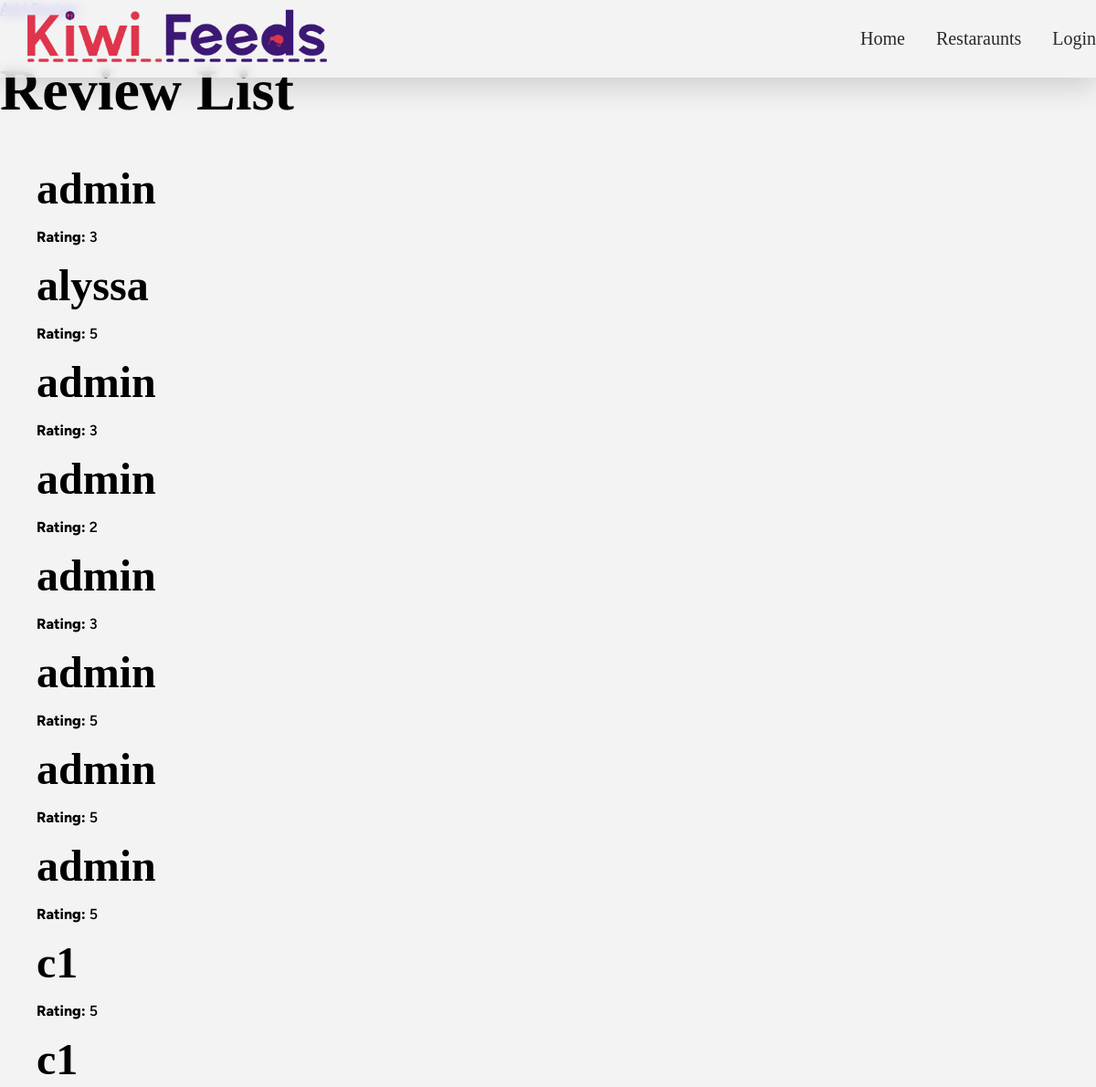
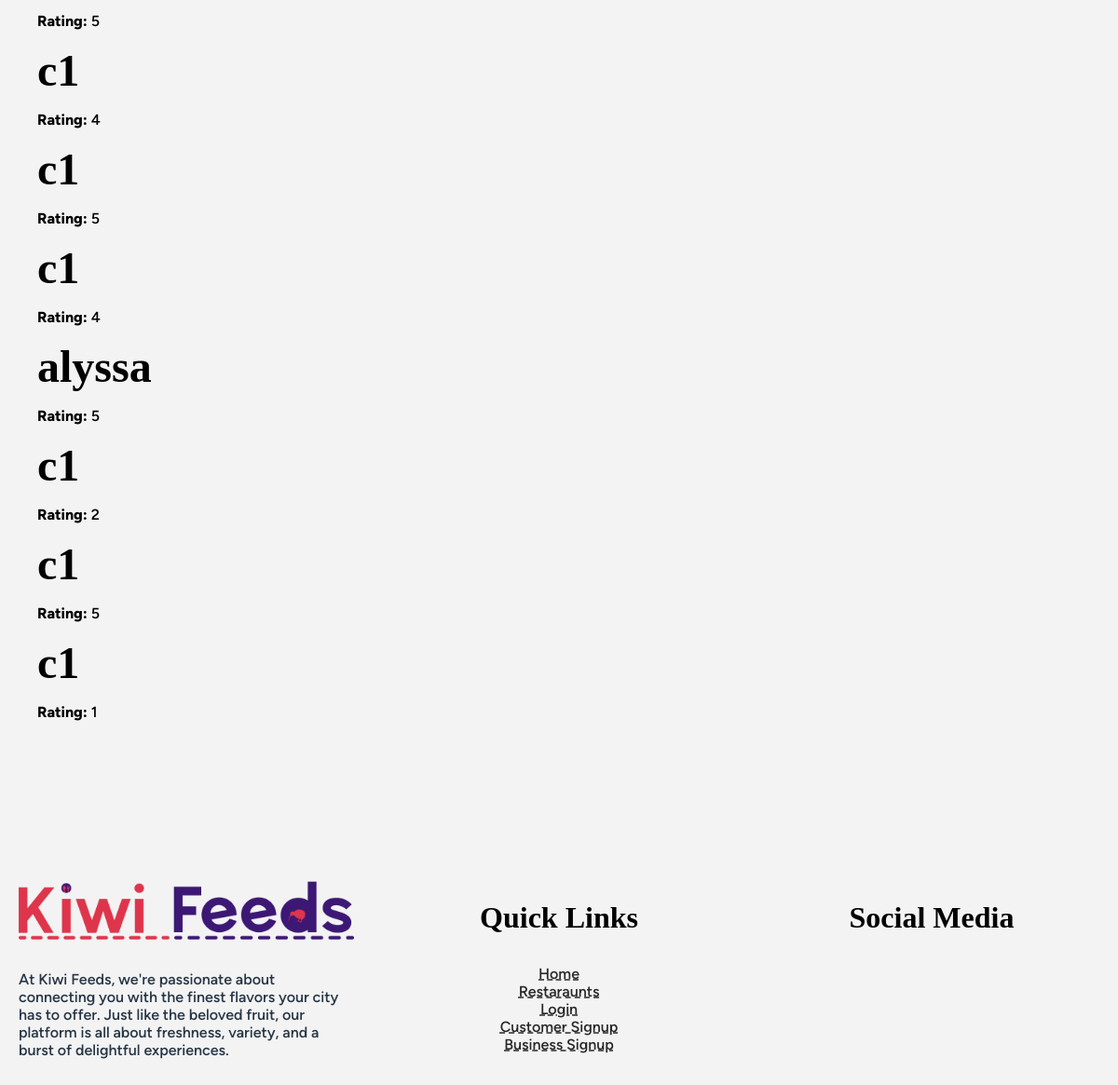
The app's page /reviews/ with its own data (2 pictures, top to bottom).
### app_reviews/models.py (models this page shows, shortened)
class Review(models.Model):
   ONE_TO_FIVE_STAR_RATING_CHOICES = (
    (1, '1'),
    (2, '2'),
    (3, '3'),
    (4, '4'),
    (5, '5'),
   )
   user = models.ForeignKey('app_user.UserProfile', on_delete=models.PROTECT,related_name='reviews' )
   restaurant = models.ForeignKey('app_restaurants.Restaurant', on_delete=models.PROTECT,related_name='reviews')
   rating = models.IntegerField(choices=ONE_TO_FIVE_STAR_RATING_CHOICES)
   comment = models.TextField()

### app_user/models.py (models this page shows, shortened)
class UserProfile(models.Model):
    this_user = models.OneToOneField(User, on_delete=models.PROTECT ,verbose_name='User')
    profile_picture = models.ImageField(
        default='/profile_pics/temp_pfp_placeholder_REPLACE_LATER.avif',
        upload_to=generate_image_path,
        height_field=None,
        width_field=None
    )
    phone_number = PhoneNumberField()
    address = models.CharField(max_length=1000)
    def __str__(self):
        return f'{self.this_user.username} '

### app_reviews/views.py (the view)
# urls.py: path("", ReviewList.as_view(), name='review-list'),
class ReviewList(ListView):
    model = Review
    template_name = "app_reviews/reviews_list.html"
    context_object_name = 'reviews'

### templates/app_reviews/reviews_list.html (shortened to what this page needs)
{% extends "base/base.html"%}
{% block content %}
<a href="{% url 'write-a-review' %}" class='flex flex-row gap-1 justify-start my-10  bg-blue-300 px-2 py-2 rounded-md '>
Add Review</a>
<h1>Review List</h1>
    {% if reviews %}
    <ul>
        {% for review in reviews %}
            <li>
                <h2>{{ review.user }}</h2>
                <p><strong>Rating:</strong> {{ review.rating }}</p>
            </li>
        {% empty %}
            <li>No reviews available.</li>
        {% endfor %}
    </ul>
    {% else %}
    <p> Reviews not available</p>
    {% endif %}
{% endblock content %}

### static/styles/styles.css (style rules this page uses)
:root { --c-red: #DE354C; --c-dark-red: #932432; --c-blue: #3C1874; --c-dark-blue: #283747; --c-black: #292929; --c-white: #F3F3F3; --t-heading: "wavehaus"; --t-paragraph: "oak sans"; }
ul { list-style-type: none; }
body { background-color: #F3F3F3; margin: 0px; }
h1,h2,h3,h4,h5 { font-family: 'wavehaus'; }
h1 { font-size: 4em; }
h2 { font-size: 3em; margin-block-start: 0em; margin-block-end: 0em; }
p,a { font-family: 'oak sans'; font-weight: 500; }

### records on screen
Review: user "admin", rating "3"
Review: user "alyssa", rating "5"
Review: user "admin", rating "3"
Review: user "admin", rating "2"
Review: user "admin", rating "3"
Review: user "admin", rating "5"
Review: user "admin", rating "5"
Review: user "admin", rating "5"
Review: user "c1", rating "5"
Review: user "c1", rating "5"
Review: user "c1", rating "4"
Review: user "c1", rating "5"
Review: user "c1", rating "4"
Review: user "alyssa", rating "5"
Review: user "c1", rating "2"
Review: user "c1", rating "5"
Review: user "c1", rating "1"
